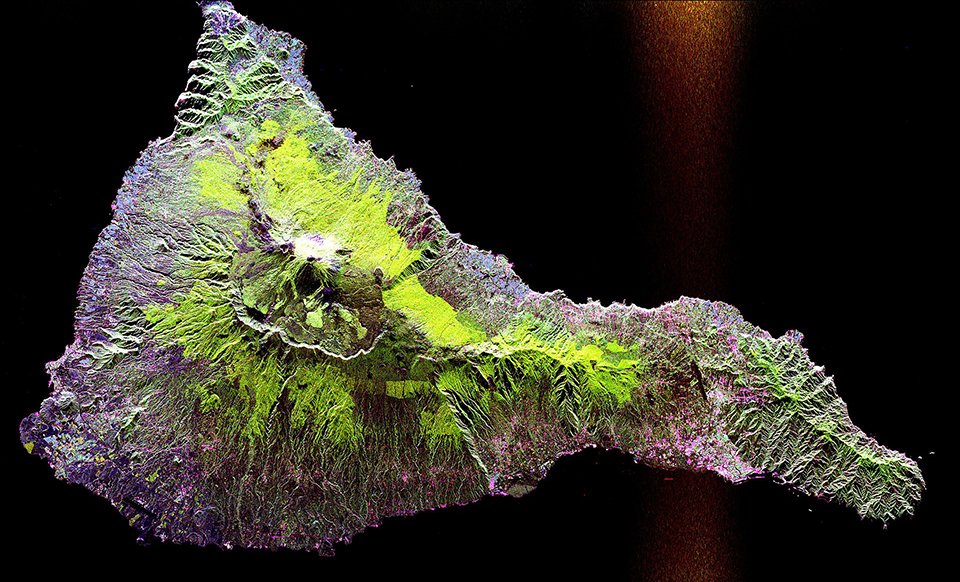
%> input picture exampleimage.png, 960 x 582 px
$ octave pca22.m   (GNU Octave 9; MATLAB toolbox functions it lacks are replaced by stand-ins)
%> lines starting %> are read from the running program, lines starting %| are printed output that depends on the picture
%Load image and convert it to a vector
image=imread('exampleimage.png');
%> image is the input picture: size 582x960x3 uint8; mean R, G, B 51.1, 49.6, 36.1
figure, imshow(image)
title('Original Image');
set(gcf, 'NextPlot', 'new');

[h, w, d]=size(image);
%> h = 582; w = 960; d = 3
X = double(reshape(image,w*h,d))/255;
numSamples = 420;
numEigenvectors = 3;

% Select random samples and kernel
sampleIndices = randperm(size(X, 1), numSamples);
samples = X(sampleIndices, :);
%> samples = 420 rows, first 12: [0.486 0.51 0.192; 0.741 0.667 0.678; 0.102 0.247 0.145; 0.0706 0.122 0.051; 0.792 0.58 0.875; 0.204 0.0706 0.051; 0 0 0; 0.745 0.98 0.718; 0.333 0.498 0.125; 0 0 0; 0.698 0.882 0.62; 0.42 0.478 0.471]
kernelMatrix = samples * samples';

% Compute eigenvectors (U) and eigenvalues (V)
[V, D] = eig(kernelMatrix);

% Descending sort eigenvectors based on eigenvalues
[~, idx] = sort(diag(D), 'descend');
%> idx = 420 values, max 420 at index 1, min 1 at index 420, mean 210.5
V = V(:, idx);

% Compute projection and normalize with scaling factors
projectionMatrix = samples' * V;
%> projectionMatrix = 420 columns, first 8: [7.2 -0.178 0.915 -3.12e-16 2.99e-16 1.29e-15 1.32e-15 -1.61e-15; 7.59 -1.09 -0.652 -1.8e-16 3.32e-15 4.53e-15 2.65e-15 4.32e-16; 5.34 1.79 -0.306 -2.48e-16 6.16e-16 6.05e-16 1.36e-15 -7.63e-16]
scalingFactors = sqrt(diag(D(1:numEigenvectors, 1:numEigenvectors)));
projectionMatrix = projectionMatrix(:, 1:numEigenvectors) ./ scalingFactors';

% Project the original data onto the principal components
p1x = X * projectionMatrix;

% Plot residuals
histogram(X - p1x, 10);
title('Histogram of residuals of image 2.2');
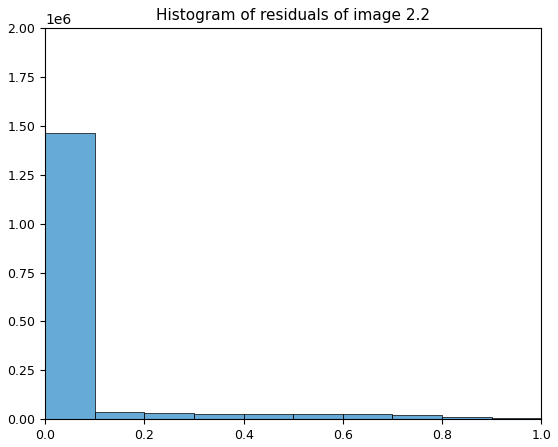
%> figure redrawn from the program's plot data; tallest bar 1462226 high, from x = 0 to 0.1

%convert eigenvector to image and display the image
%> (the run ends here)

$ run again, with chess.jpg saved as exampleimage.png
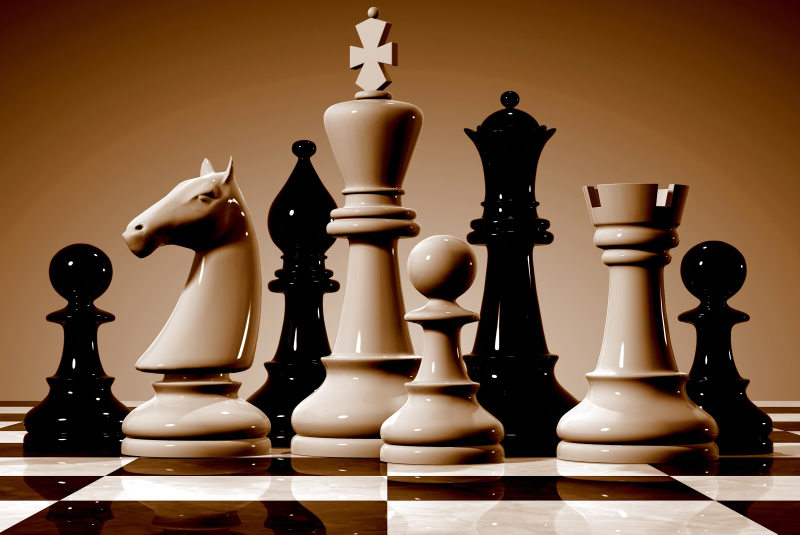
%> input picture chess.jpg, 1600 x 1069 px (shown at 1/2 size)
%> image is the input picture: size 1069x1600x3 uint8; mean R, G, B 120.8, 88.8, 62.4
%> samples = 420 rows, first 12: [0.361 0.169 0; 0.816 0.733 0.667; 0.945 0.918 0.894; 0.608 0.431 0.267; 0.447 0.251 0.051; 0.957 0.922 0.902; 0.4 0.212 0.0196; 0.635 0.482 0.329; 0.541 0.337 0.149; 0.725 0.608 0.506; 0.776 0.71 0.639; 0.773 0.678 0.584]
%> idx = 420 values, max 420 at index 1, min 1 at index 420, mean 210.5
%> projectionMatrix = 420 columns, first 8: [11.19 -1.73 -0.117 3.75e-16 2.72e-16 -3.25e-16 -3.47e-16 -7.77e-16; 9.12 0.378 0.252 -1.3e-16 1.61e-15 -1.22e-15 -1.35e-15 -1.68e-15; 7.29 2.19 -0.136 4.43e-16 3.75e-16 -2.93e-16 2.45e-16 -5.39e-16]
%> `title('Histogram of residuals of image 2.2');`:
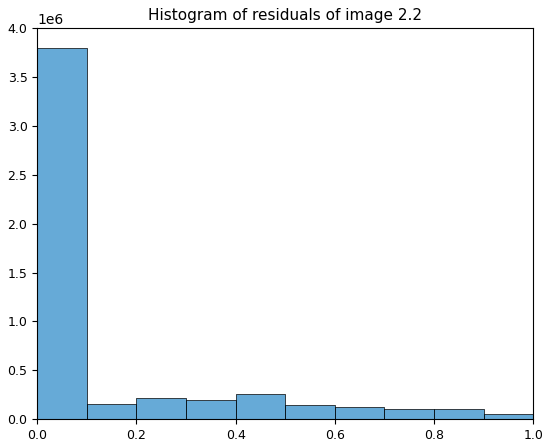
%> figure redrawn from the program's plot data; tallest bar 3791456 high, from x = 0 to 0.1
